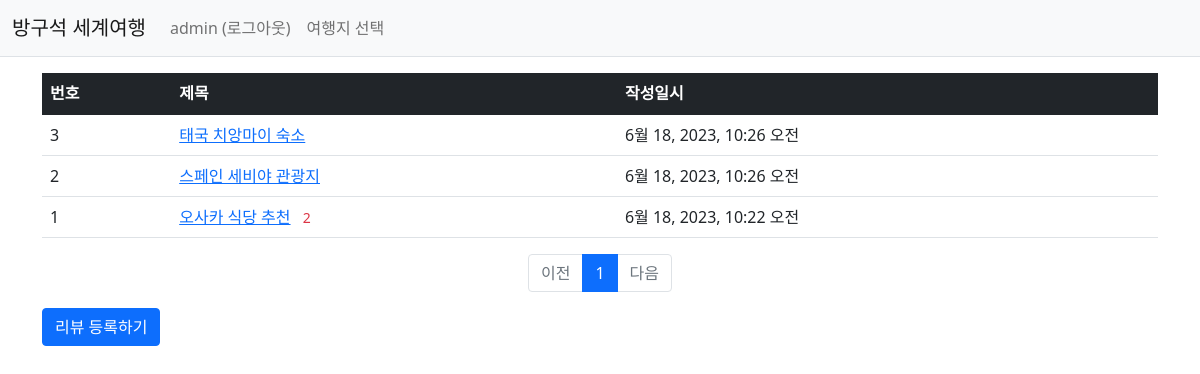
Page /travel1/ (signed in) on the committed database.
### travel1/models.py (models this page shows, shortened)
class Review(models.Model):
    author = models.ForeignKey(User, on_delete=models.CASCADE)
    subject = models.CharField(max_length=50)
    content = models.TextField()
    create_date = models.DateTimeField()

### travel1/views.py (the view)
# urls.py: path('', views.index, name='index'),  # '/' 에 해당되는 path
def index(request):
    page = request.GET.get('page', '1')  # 페이지
    review_list = Review.objects.order_by('-create_date')
    paginator = Paginator(review_list, 10)  # 페이지당 10개씩 보여주기
    page_obj = paginator.get_page(page)
    context = {'review_list': page_obj}
    return render(request, 'travel1/review_list.html', context)

### travel1/templatetags/travel_filter.py (called while the page is built)
@register.filter
def sub(value, arg):
    return value - arg

### templates/travel1/review_list.html
{% extends 'base.html' %}
{% load travel_filter %}
{% block content %}
<div class="container my-3">
    <table class="table">
        <thead>
        <tr class="table-dark">
            <th>번호</th>
            <th>제목</th>
            <th>작성일시</th>
        </tr>
        </thead>
        <tbody>
        {% if review_list %}
        {% for review in review_list %}
        <tr>
            <td>
                {{ review_list.paginator.count|sub:review_list.start_index|sub:forloop.counter0|add:1 }}
            </td>
            <td>
                <a href="{% url 'travel1:detail' review.id %}">{{ review.subject }}</a>
                {% if review.answer_set.count > 0 %}
                <span class="text-danger small mx-2">{{ review.answer_set.count }}</span>
                {% endif %}
            </td>
            <td>{{ review.create_date }}</td>
        </tr>
        {% endfor %}
        {% else %}
        <tr>
            <td colspan="3">질문이 없습니다.</td>
        </tr>
        {% endif %}
        </tbody>
    </table>
    <ul class="pagination justify-content-center">
        {% if review_list.has_previous %}
        <li class="page-item">
            <a class="page-link" href="?page={{ review_list.previous_page_number }}">이전</a>
        </li>
        {% else %}
        <li class="page-item disabled">
            <a class="page-link" tabindex="-1" aria-disabled="true" href="#">이전</a>
        </li>
        {% endif %}
        {% for page_number in review_list.paginator.page_range %}
        {% if page_number >= review_list.number|add:-5 and page_number <= review_list.number|add:5 %}
        {% if page_number == review_list.number %}
        <li class="page-item active" aria-current="page">
            <a class="page-link" href="?page={{ page_number }}">{{ page_number }}</a>
        </li>
        {% else %}
        <li class="page-item">
            <a class="page-link" href="?page={{ page_number }}">{{ page_number }}</a>
        </li>
        {% endif %}
        {% endif %}
        {% endfor %}
        {% if review_list.has_next %}
        <li class="page-item">
            <a class="page-link" href="?page={{ review_list.next_page_number }}">다음</a>
        </li>
        {% else %}
        <li class="page-item disabled">
            <a class="page-link" tabindex="-1" aria-disabled="true" href="#">다음</a>
        </li>
        {% endif %}
    </ul>
    <a href="{% url 'travel1:review_create' %}" class="btn btn-primary">리뷰 등록하기</a>
</div>
{% endblock %}

### templates/navbar.html (shortened to what this page needs)
<nav class="navbar navbar-expand-lg navbar-light bg-light border-bottom">
    <div class="container-fluid">
        <a class="navbar-brand" href="{% url 'travel1:index' %}">방구석 세계여행</a>
        <div class="collapse navbar-collapse" id="navbarSupportedContent">
            <ul class="navbar-nav me-auto mb-2 mb-lg-0">
                <li class="nav-item">
                    {% if user.is_authenticated %}
                    <a class="nav-link" href="{% url 'common:logout' %}">{{ user.username }} (로그아웃)</a>
                    {% else %}
                    <a class="nav-link" href="{% url 'common:login' %}">로그인</a>
                    {% endif %}
                </li>
                <li>
                    <a class="nav-link" href="{% url 'common:country' %}">여행지 선택</a>
                </li>
            </ul>
        </div>
    </div>
</nav>

### static/style.css (style rules this page uses)
ul,ol { list-style: none; }

### rows in the picture
Review: paginator.count|sub "3", subject "태국 치앙마이 숙소", create_date "6월 18, 2023, 10:26 오전"
Review: paginator.count|sub "2", subject "스페인 세비야 관광지", create_date "6월 18, 2023, 10:26 오전"
Review: paginator.count|sub "1", subject "오사카 식당 추천", answer_set.count "2", create_date "6월 18, 2023, 10:22 오전"

### other values in the picture
{{ user.username }} "admin"
{{ page_number }} "1"
